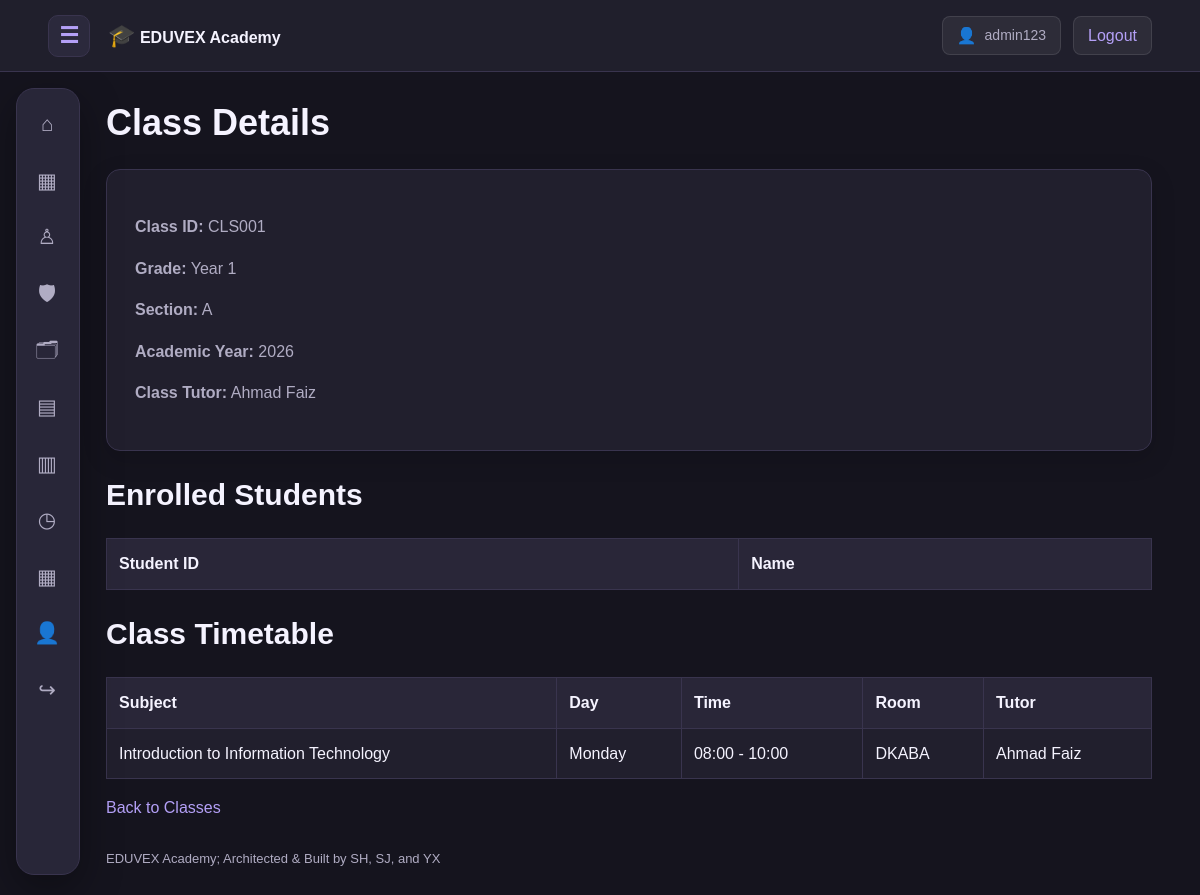
Page /class_management/view_class.php?id=CLS001 (signed in) on the committed database.
### tables this page shows
CREATE TABLE IF NOT EXISTS classes (
    class_id VARCHAR(12) PRIMARY KEY,
    grade_level VARCHAR(60),
    section VARCHAR(30),
    academic_year SMALLINT,
    class_teacher_id VARCHAR(12)
);

CREATE TABLE IF NOT EXISTS staff (
    staff_id VARCHAR(12) PRIMARY KEY,
    staff_name VARCHAR(120) NOT NULL,
    staff_email VARCHAR(180) UNIQUE,
    staff_phone_number VARCHAR(30),
    staff_role VARCHAR(60)
);

CREATE TABLE IF NOT EXISTS timetable_schedules (
    schedule_id VARCHAR(12) PRIMARY KEY,
    class_id VARCHAR(12) NOT NULL,
    subject_id VARCHAR(12) NOT NULL,
    assigned_staff_id VARCHAR(12),

    day_of_week ENUM(
        'Monday',
        'Tuesday',
        'Wednesday',
        'Thursday',
        'Friday',
        'Saturday',
        'Sunday'
    ) NOT NULL,

    start_time TIME NOT NULL,
    end_time TIME NOT NULL,
    room_number VARCHAR(50),
    room_type VARCHAR(60)
);

CREATE TABLE IF NOT EXISTS subjects (
    subject_id VARCHAR(12) PRIMARY KEY,
    subject_name VARCHAR(180) NOT NULL,
    subject_code VARCHAR(30) UNIQUE,
    department VARCHAR(120)
);

### includes/functions.php (called while the page is built, shortened)
<?php
function h(mixed $value): string {
    return htmlspecialchars(
        (string)($value ?? ''),
        ENT_QUOTES | ENT_SUBSTITUTE,
        'UTF-8'
    );
}
function url(string $path = ''): string {
    return BASE_URL . '/' . ltrim($path, '/');
}

### class_management/view_class.php (the view, shortened to what this page needs)
<?php
require_once __DIR__ . '/../config/database.php';
$id = trim($_GET['id'] ?? '');
$stmt = $pdo->prepare("
    SELECT c.*, s.staff_name
    FROM classes c
    LEFT JOIN staff s ON s.staff_id = c.class_teacher_id
    WHERE c.class_id = ?
");
$stmt->execute([$id]);
$class = $stmt->fetch();
$stmt = $pdo->prepare("
    SELECT t.*, sub.subject_name, st.staff_name
    FROM timetable_schedules t
    JOIN subjects sub ON sub.subject_id = t.subject_id
    LEFT JOIN staff st ON st.staff_id = t.assigned_staff_id
    WHERE t.class_id = ?
    ORDER BY FIELD(t.day_of_week,
        'Monday','Tuesday','Wednesday','Thursday',
        'Friday','Saturday','Sunday'), t.start_time
");
$stmt->execute([$id]);
$schedules = $stmt->fetchAll();
require __DIR__ . '/../includes/header.php';
?>
<h1>Class Details</h1>
<section class="panel">
    <p><strong>Class ID:</strong> <?= h($class['class_id']) ?></p>
    <p><strong>Grade:</strong> <?= h($class['grade_level']) ?></p>
    <p><strong>Section:</strong> <?= h($class['section']) ?></p>
    <p><strong>Academic Year:</strong> <?= h($class['academic_year']) ?></p>
    <p><strong>Class Tutor:</strong>
        <?= h($class['staff_name'] ?? 'Not Assigned') ?></p>
</section>
<h2>Enrolled Students</h2>
<div class="table-wrap">
<table>
    <tr><th>Student ID</th><th>Name</th></tr>
</table>
</div>
<h2>Class Timetable</h2>
<div class="table-wrap">
<table>
    <tr>
        <th>Subject</th><th>Day</th><th>Time</th>
        <th>Room</th><th>Tutor</th>
    </tr>
    <?php foreach ($schedules as $s): ?>
        <tr>
            <td><?= h($s['subject_name']) ?></td>
            <td><?= h($s['day_of_week']) ?></td>
            <td><?= h(substr($s['start_time'], 0, 5)) ?>
                - <?= h(substr($s['end_time'], 0, 5)) ?></td>
            <td><?= h($s['room_number']) ?></td>
            <td><?= h($s['staff_name'] ?? 'Unassigned') ?></td>
        </tr>
    <?php endforeach; ?>
</table>
</div>
<p>
    <a href="<?= h(url('class_management/index.php')) ?>">Back to Classes</a>
</p>
<?php require __DIR__ . '/../includes/footer.php'; ?>

### assets/css/style.css (style rules this page uses)
:root { color-scheme: dark; --bg: #15141E; --surface: #211F2D; --surface2: #292638; --line: #39344E; --accent: #B4A0F7; --accent-dark: #7965C5; --text: #F5F3FF; --muted: #B0ACC3; --nav-width: 64px; --header-height: 72px; }
* { box-sizing: border-box; }
html { scroll-behavior: smooth; scroll-padding-top: 90px; }
body { margin: 0; background: var(--bg); color: var(--text); font-family: Arial, Helvetica, sans-serif; font-size: 16px; line-height: 1.6; }
a { color: var(--accent); text-decoration: none; }
h1, h2, h3 { line-height: 1.25; }
h1 { font-size: clamp(28px, 3vw, 40px); }
h2 { font-size: clamp(23px, 2.5vw, 32px); }
p { color: var(--muted); }
.panel { background: var(--surface); border: 1px solid var(--line); border-radius: 14px; padding: 28px; box-shadow: 0 8px 24px rgba(0,0,0,0.15); }
.table-wrap { overflow-x: auto; }
table { width: 100%; border-collapse: collapse; background: var(--surface); }
th, td { padding: 12px; border: 1px solid var(--line); text-align: left; }
th { background: var(--surface2); }

### rows in the picture
classes: class_id "CLS001", grade_level "Year 1", section "A", academic_year "2026", staff.staff_name "Ahmad Faiz"
timetable_schedules: subject.subject_name "Introduction to Information Technology", day_of_week "Monday", start_time "08:00", end_time "10:00", room_number "DKABA", staff.staff_name "Ahmad Faiz"

### other values in the picture
$account['username'] "admin123"
$symbol "⌂"
$symbol "▦"
$symbol "♙"
$symbol "🛡"
$symbol "🗂"
$symbol "▤"
$symbol "▥"
$symbol "◷"
$symbol "👤"
$symbol "↪"
